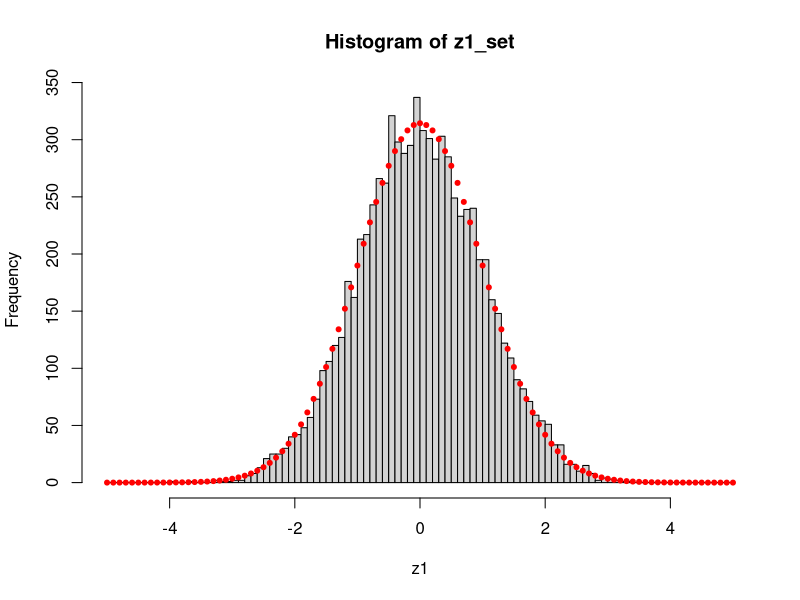
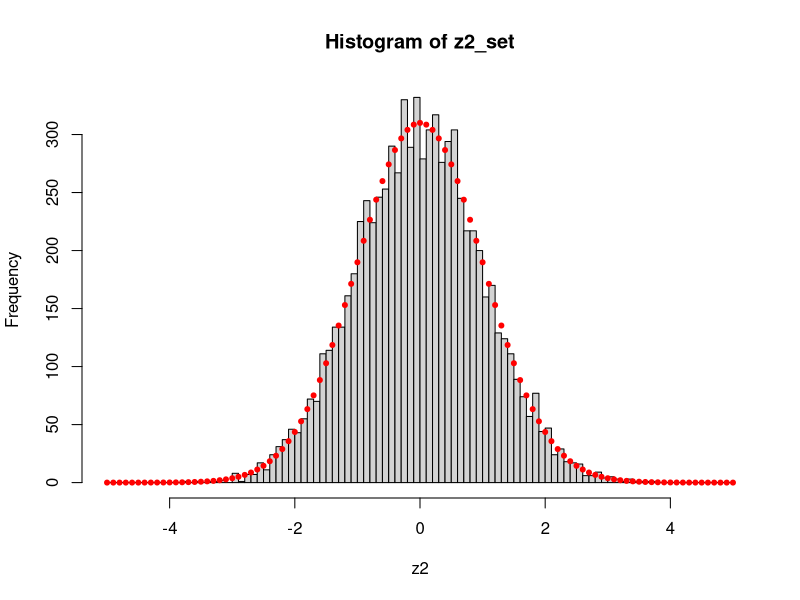

Recreate these plots in R, in order.
num_randoms = 10000

orig_set = runif(num_randoms*2, min = -1, max = 1)
dim(orig_set) = c(2,num_randoms)

calc_set = orig_set[1,]**2 + orig_set[2,]**2
used_set = orig_set[,calc_set <= 1]

z1 <- function(vec) {
    return(vec[1]*sqrt(-2*(log(vec[1]**2+vec[2]**2))/(vec[1]**2+vec[2]**2)))
}

z2 <- function(vec) {
    return(vec[2]*sqrt(-2*(log(vec[1]**2+vec[2]**2))/(vec[1]**2+vec[2]**2)))
}

z1_set = 1:length(used_set[1,])
z2_set = 1:length(used_set[1,])
for (i in 1:length(used_set[1,])) {
    z1_set[i] = z1(used_set[,i])
    z2_set[i] = z2(used_set[,i])
}

pos_set = seq(-5,5,.1)

png('ex11.png')
h1 = hist(z1_set, breaks=pos_set, xlab='z1')
yfit1 = dnorm(pos_set, mean=0, sd=sd(z1_set))
yfit1 = yfit1 * diff(h1$mids[1:2])*length(z1_set)
points(pos_set, yfit1, cex=1, pch=20, col='red')


png('ex12.png')
h2 = hist(z2_set, breaks=pos_set, xlab='z2')
yfit2 = dnorm(pos_set, mean=0, sd=sd(z2_set))
yfit2 = yfit2 * diff(h2$mids[1:2])*length(z2_set)
points(pos_set, yfit2, cex=1, pch=20, col='red')
